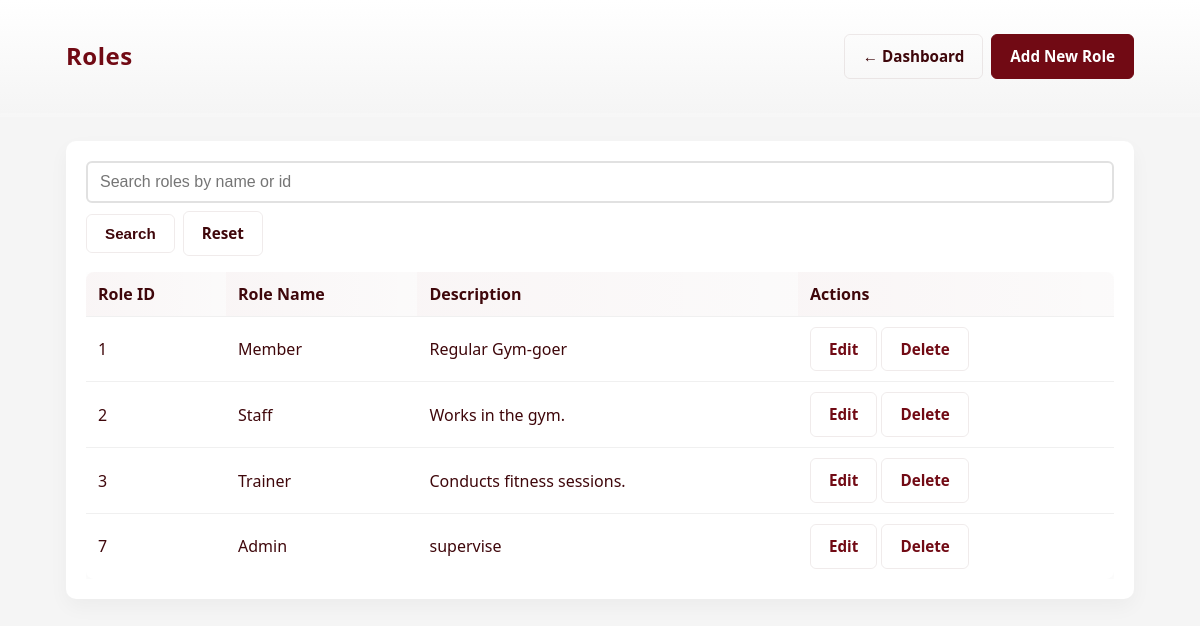
/Role/viewRole.php (signed in), run on the app's committed database.
### tables this page shows
CREATE TABLE `roles` (
  `role_id` int(11) NOT NULL,
  `role_name` varchar(255) NOT NULL,
  `description` varchar(255) NOT NULL
);

### classes/database.php (called while the page is built, shortened)
<?php
class Database{
    private $host = "localhost";
    private $username = "root";
    private $password = "";
    private $dbname = "gym membership system";
    public function connect(){
        $this->conn = new PDO("mysql:host=$this->host;dbname=$this->dbname",$this->username,
        $this->password);
        return $this->conn;
    }
}
?>

### classes/roles.php (called while the page is built, shortened)
<?php
    require_once 'database.php';
    class Roles extends Database{
        public function viewRole($search = "") {
            $sql = "SELECT * FROM roles";
            $params = [];
            $sql .= " ORDER BY role_id ASC";
            $query = $this->connect()->prepare($sql);
            if ($query->execute()) {
                return $query->fetchAll();
            }
            return null;
        }
    }

### Role/viewRole.php (the view, shortened to what this page needs)
<?php
require_once "../classes/roles.php";
$roleObj = new Roles();
$search = "";
if ($_SERVER["REQUEST_METHOD"] == "GET") {
    $search = isset($_GET["search"]) ? trim(htmlspecialchars($_GET["search"])) : "";
}
?>
<!DOCTYPE html>
<html lang="en">
<head>
    <link rel="stylesheet" href="../index.css">
</head>
<body>
    <header class="site-header">
        <div class="header-inner">
            <h1 class="site-title">Roles</h1>
            <div class="header-actions">
                <a class="btn btn-outline" href="../index.php">← Dashboard</a>
                <a class="btn btn-primary" href="addRole.php">Add New Role</a>
            </div>
        </div>
    </header>
    <main class="page-container">
        <section class="form-card">
            <form action="" method="get" style="display:flex;gap:8px;align-items:center;flex-wrap:wrap;margin-bottom:16px;">
                <input class="form-control" type="search" name="search" id="search" value="<?= htmlspecialchars($search) ?>" placeholder="Search roles by name or id">
                <button class="btn btn-outline" type="submit">Search</button>
                <a class="btn btn-outline" href="viewRole.php">Reset</a>
            </form>
            <div style="overflow:auto">
                <table class="data-table" role="table">
                    <thead>
                        <tr>
                            <th>Role ID</th>
                            <th>Role Name</th>
                            <th>Description</th>
                            <th>Actions</th>
                        </tr>
                    </thead>
                    <tbody>
                        <?php
                        foreach($roleObj->viewRole($search) as $role) {
                            $message = "Are you sure you want to delete this role? This action cannot be undone and may affect profiles with this role.";
                        ?>
                        <tr>
                            <td><?= htmlspecialchars($role["role_id"]) ?></td>
                            <td><?= htmlspecialchars($role["role_name"]) ?></td>
                            <td><?= htmlspecialchars($role["description"]) ?></td>
                            <td>
                                <a class="btn btn-outline" href="editRole.php?role_id=<?= htmlspecialchars($role["role_id"]) ?>">Edit</a>
                                <a class="btn btn-outline" href="removeRole.php?role_id=<?= htmlspecialchars($role["role_id"]) ?>"
                                   onclick="return confirm('<?= htmlspecialchars($message) ?>')">Delete</a>
                            </td>
                        </tr>
                        <?php
                            }
                        ?>
                    </tbody>
                </table>
            </div>
        </section>
    </main>
</body>
</html>

### index.css (style rules this page uses)
:root { --dark: #3F070B; --accent: #710A14; --white: #ffffff; --muted: #f5f5f5; --container-max: 1100px; }
* { box-sizing:border-box }
html,body { height:100%; }
body { margin:0; font-family: 'Segoe UI', Tahoma, Geneva, Verdana, sans-serif; background: var(--muted); color: var(--dark); line-height:1.5; -webkit-font-smoothing:antialiased; padding-bottom: 60px; }
.site-header { background: linear-gradient(180deg, var(--white) 0%, var(--muted) 100%); padding:18px 0; border-bottom:4px solid rgba(0,0,0,0.03); }
.header-inner { display:flex; align-items:center; justify-content:space-between; gap:16px; max-width:var(--container-max); margin:0 auto; padding:16px; }
.header-actions { display: flex; gap: 8px; align-items: center; }
.site-title { margin:0; font-size:1.5rem; color:var(--accent); letter-spacing:0.5px; }
.btn { display:inline-block; padding:10px 18px; border-radius:6px; text-decoration:none; font-weight:600; font-size:0.95rem; cursor:pointer; transition:all 180ms ease; border:none; }
.btn-primary { background:var(--accent); color:var(--white); border:1px solid var(--accent); }
.btn-outline { background:transparent; color:var(--dark); border:1px solid rgba(63,7,11,0.08); }
.form-control { width:100%; padding:10px 12px; border:1px solid #ddd; border-radius:6px; font-size:1rem; background:#fff; }
.page-container { max-width:1100px;margin:24px auto;padding:0 16px }
.form-card { background:var(--white);padding:20px;border-radius:10px;box-shadow:0 8px 20px rgba(0,0,0,0.04) }
.data-table td a { color:var(--accent);text-decoration:none }
.data-table { width:100%;border-collapse:collapse;background:var(--white);border-radius:8px;overflow:hidden;box-shadow:0 6px 18px rgba(15,15,15,0.04); }
.data-table th,.data-table td { padding:10px 12px;border-bottom:1px solid rgba(0,0,0,0.06);text-align:left }
.data-table thead th { background:linear-gradient(90deg, rgba(113,10,20,0.04), rgba(63,7,11,0.02));font-weight:700 }
.data-table tbody tr:last-child td { border-bottom:none }
.form-control { width: 100%; padding: 10px 12px; border: 2px solid #e1e1e1; border-radius: 6px; font-size: 1rem; transition: border-color 0.2s; }

### data on the page
roles: role_id "1", role_name "Member", description "Regular Gym-goer"
roles: role_id "2", role_name "Staff", description "Works in the gym."
roles: role_id "3", role_name "Trainer", description "Conducts fitness sessions."
roles: role_id "7", role_name "Admin", description "supervise"
